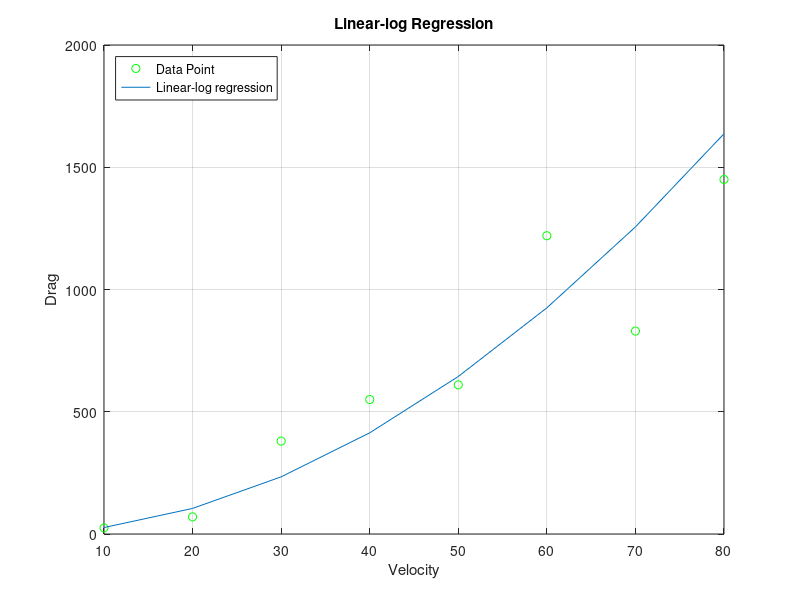

Reproduce this figure in MATLAB.
% This work is not my own, but rather the work of my professor 


% ------------------ P 14.6 ------------------ %
clear
v = [10 20 30  40  50  60   70  80];
F = [25 70 380 550 610 1220 830 1450];
n = length(v);

% we can have a linear regression in terms of log(F) and log(v)

v_l = log10(v); F_l = log10(F);

sum_vF = sum(v_l.*F_l); sum_v = sum(v_l);
sum_F = sum(F_l); sum_v2 = sum(v_l.*v_l);

a_1 = (n*sum_vF - sum_v*sum_F)/(n*sum_v2 - sum_v^2)
a_0 = sum_F/n - a_1*sum_v/n;
a_0_l = 10^a_0

Regression_log = a_0_l*v.^a_1;

plot(v,F,'og',v,Regression_log);
grid
legend('Data Point','Linear-log regression','Location','northwest')
title('Linear-log Regression')
xlabel('Velocity')
ylabel('Drag')


